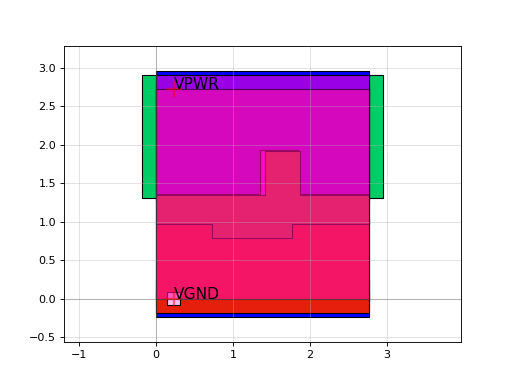

This figure's Python source:
import sky130

c = sky130.components.sky130_fd_sc_hd__lpflow_inputiso0p_1()
c.plot()
